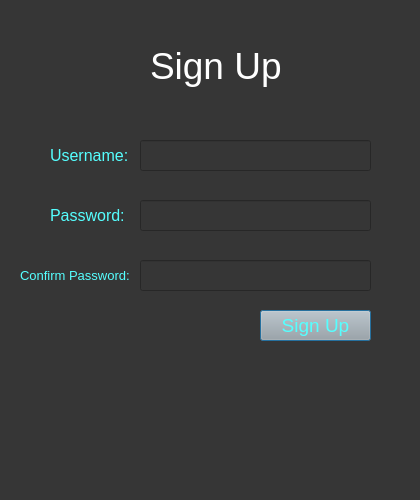
<?xml version="1.0" encoding="UTF-8"?>
<ui version="4.0">
 <class>login_app</class>
 <widget class="QDialog" name="login_app">
  <property name="geometry">
   <rect>
    <x>0</x>
    <y>0</y>
    <width>420</width>
    <height>500</height>
   </rect>
  </property>
  <property name="windowTitle">
   <string>Login by isibol98</string>
  </property>
  <property name="styleSheet">
   <string notr="true">background-color: rgb(54, 54, 54);</string>
  </property>
  <widget class="QLabel" name="first_label2">
   <property name="geometry">
    <rect>
     <x>150</x>
     <y>40</y>
     <width>141</width>
     <height>51</height>
    </rect>
   </property>
   <property name="styleSheet">
    <string notr="true">color:rgb(255, 255, 255);
font-size:28pt;
</string>
   </property>
   <property name="text">
    <string>Sign Up</string>
   </property>
  </widget>
  <widget class="QLabel" name="usename_labe_new">
   <property name="geometry">
    <rect>
     <x>50</x>
     <y>140</y>
     <width>81</width>
     <height>31</height>
    </rect>
   </property>
   <property name="styleSheet">
    <string notr="true">color:rgb(85, 255, 255); font-size:12pt
</string>
   </property>
   <property name="text">
    <string>Username:</string>
   </property>
  </widget>
  <widget class="QLineEdit" name="username_new">
   <property name="geometry">
    <rect>
     <x>140</x>
     <y>140</y>
     <width>231</width>
     <height>31</height>
    </rect>
   </property>
   <property name="styleSheet">
    <string notr="true">color:rgbrgb(255, 255, 255)</string>
   </property>
  </widget>
  <widget class="QLabel" name="psw_lbl_new">
   <property name="geometry">
    <rect>
     <x>50</x>
     <y>200</y>
     <width>81</width>
     <height>31</height>
    </rect>
   </property>
   <property name="styleSheet">
    <string notr="true">color:rgb(85, 255, 255); font-size:12pt
</string>
   </property>
   <property name="text">
    <string>Password:</string>
   </property>
  </widget>
  <widget class="QLineEdit" name="password_new">
   <property name="geometry">
    <rect>
     <x>140</x>
     <y>200</y>
     <width>231</width>
     <height>31</height>
    </rect>
   </property>
   <property name="styleSheet">
    <string notr="true">color:rgbrgb(255, 255, 255)</string>
   </property>
  </widget>
  <widget class="QPushButton" name="sign_up_button">
   <property name="geometry">
    <rect>
     <x>260</x>
     <y>310</y>
     <width>111</width>
     <height>31</height>
    </rect>
   </property>
   <property name="styleSheet">
    <string notr="true">background-color:rgb(167, 167, 167); font-size:14pt; color:rgb(85, 255, 255)</string>
   </property>
   <property name="text">
    <string>Sign Up</string>
   </property>
  </widget>
  <widget class="QLineEdit" name="password_confirm">
   <property name="geometry">
    <rect>
     <x>140</x>
     <y>260</y>
     <width>231</width>
     <height>31</height>
    </rect>
   </property>
   <property name="styleSheet">
    <string notr="true">color:rgbrgb(255, 255, 255)</string>
   </property>
  </widget>
  <widget class="QLabel" name="confirm_psw_lbl">
   <property name="geometry">
    <rect>
     <x>20</x>
     <y>260</y>
     <width>111</width>
     <height>31</height>
    </rect>
   </property>
   <property name="styleSheet">
    <string notr="true">color:rgb(85, 255, 255); font-size:10pt
</string>
   </property>
   <property name="text">
    <string>Confirm Password:</string>
   </property>
  </widget>
 </widget>
 <resources/>
 <connections/>
</ui>
